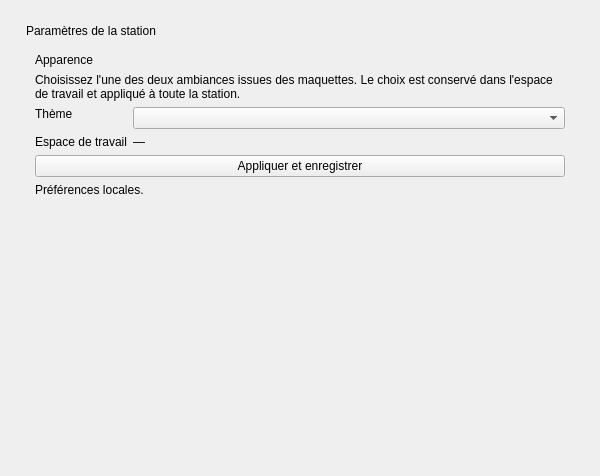
<?xml version="1.0" encoding="UTF-8"?>
<ui version="4.0">
 <class>SystemPage</class>
 <widget class="QWidget" name="SystemPage"><layout class="QVBoxLayout" name="pageLayout" stretch="1"><property name="spacing"><number>16</number></property>
  <property name="leftMargin"><number>26</number></property><property name="topMargin"><number>24</number></property><property name="rightMargin"><number>26</number></property><property name="bottomMargin"><number>24</number></property>
  <item><widget class="QStackedWidget" name="sectionsStack">
   <widget class="QWidget" name="settingsSection"><layout class="QVBoxLayout" name="settingsLayout" stretch="0,0,1">
    <property name="leftMargin"><number>0</number></property><property name="topMargin"><number>0</number></property><property name="rightMargin"><number>0</number></property><property name="bottomMargin"><number>0</number></property>
    <item><widget class="QLabel" name="settingsHeading"><property name="sizePolicy"><sizepolicy hsizetype="Preferred" vsizetype="Maximum"><horstretch>0</horstretch><verstretch>0</verstretch></sizepolicy></property><property name="text"><string>Paramètres de la station</string></property><property name="role" stdset="0"><string>pageTitle</string></property><property name="wordWrap"><bool>true</bool></property></widget></item>
    <item><widget class="QFrame" name="appearancePanel"><property name="panel" stdset="0"><bool>true</bool></property><layout class="QVBoxLayout" name="appearanceLayout">
     <item><widget class="QLabel" name="appearanceHeading"><property name="sizePolicy"><sizepolicy hsizetype="Preferred" vsizetype="Maximum"><horstretch>0</horstretch><verstretch>0</verstretch></sizepolicy></property><property name="text"><string>Apparence</string></property><property name="role" stdset="0"><string>sectionTitle</string></property><property name="wordWrap"><bool>true</bool></property></widget></item>
     <item><widget class="QLabel" name="appearanceDescription"><property name="sizePolicy"><sizepolicy hsizetype="Preferred" vsizetype="Maximum"><horstretch>0</horstretch><verstretch>0</verstretch></sizepolicy></property><property name="text"><string>Choisissez l'une des deux ambiances issues des maquettes. Le choix est conservé dans l'espace de travail et appliqué à toute la station.</string></property><property name="wordWrap"><bool>true</bool></property></widget></item>
     <item><layout class="QFormLayout" name="settingsForm"><item row="0" column="0"><widget class="QLabel" name="themeLabel"><property name="sizePolicy"><sizepolicy hsizetype="Preferred" vsizetype="Maximum"><horstretch>0</horstretch><verstretch>0</verstretch></sizepolicy></property><property name="text"><string>Thème</string></property><property name="wordWrap"><bool>true</bool></property></widget></item><item row="0" column="1"><widget class="QComboBox" name="themeCombo"/></item><item row="1" column="0"><widget class="QLabel" name="workspaceTitleLabel"><property name="sizePolicy"><sizepolicy hsizetype="Preferred" vsizetype="Maximum"><horstretch>0</horstretch><verstretch>0</verstretch></sizepolicy></property><property name="text"><string>Espace de travail</string></property><property name="wordWrap"><bool>true</bool></property></widget></item><item row="1" column="1"><widget class="QLabel" name="workspacePathLabel"><property name="sizePolicy"><sizepolicy hsizetype="Preferred" vsizetype="Maximum"><horstretch>0</horstretch><verstretch>0</verstretch></sizepolicy></property><property name="text"><string>—</string></property><property name="wordWrap"><bool>true</bool></property><property name="textInteractionFlags"><set>Qt::TextSelectableByMouse</set></property></widget></item></layout></item>
     <item><widget class="QPushButton" name="saveSettingsButton"><property name="text"><string>Appliquer et enregistrer</string></property><property name="role" stdset="0"><string>primary</string></property></widget></item>
     <item><widget class="QLabel" name="settingsStatusLabel"><property name="sizePolicy"><sizepolicy hsizetype="Preferred" vsizetype="Maximum"><horstretch>0</horstretch><verstretch>0</verstretch></sizepolicy></property><property name="text"><string>Préférences locales.</string></property><property name="wordWrap"><bool>true</bool></property></widget></item>
    </layout></widget></item>
    <item><spacer name="settingsSpacer"><property name="orientation"><enum>Qt::Vertical</enum></property><property name="sizeHint"><size><width>20</width><height>40</height></size></property></spacer></item>
   </layout></widget>
   <widget class="QWidget" name="hardwareSection"><layout class="QVBoxLayout" name="hardwareLayout" stretch="0,0,0,1">
    <property name="leftMargin"><number>0</number></property><property name="topMargin"><number>0</number></property><property name="rightMargin"><number>0</number></property><property name="bottomMargin"><number>0</number></property>
    <item><layout class="QHBoxLayout" name="hardwareHeader"><item><widget class="QLabel" name="hardwareHeading"><property name="sizePolicy"><sizepolicy hsizetype="Preferred" vsizetype="Maximum"><horstretch>0</horstretch><verstretch>0</verstretch></sizepolicy></property><property name="text"><string>Matériel du cartographe</string></property><property name="role" stdset="0"><string>pageTitle</string></property><property name="wordWrap"><bool>true</bool></property></widget></item><item><spacer name="hardwareSpacer"><property name="orientation"><enum>Qt::Horizontal</enum></property><property name="sizeHint"><size><width>40</width><height>20</height></size></property></spacer></item><item><widget class="QPushButton" name="refreshHardwareButton"><property name="text"><string>Actualiser la nomenclature</string></property></widget></item></layout></item>
    <item><widget class="QLabel" name="hardwareSourceLabel"><property name="sizePolicy"><sizepolicy hsizetype="Preferred" vsizetype="Maximum"><horstretch>0</horstretch><verstretch>0</verstretch></sizepolicy></property><property name="text"><string>Nomenclature de définition du prototype. La présence dans la BOM ne démontre ni disponibilité physique, ni connexion, ni qualification matérielle.</string></property><property name="wordWrap"><bool>true</bool></property></widget></item>
    <item><layout class="QHBoxLayout" name="hardwareFilters"><item><widget class="QLineEdit" name="hardwareSearchEdit"><property name="placeholderText"><string>Rechercher un composant, une référence, une réserve…</string></property><property name="clearButtonEnabled"><bool>true</bool></property></widget></item><item><widget class="QComboBox" name="hardwareSubsystemCombo"/></item></layout></item>
    <item><widget class="QSplitter" name="hardwareSplitter"><property name="orientation"><enum>Qt::Horizontal</enum></property>
     <widget class="QFrame" name="hardwareListPanel"><property name="panel" stdset="0"><bool>true</bool></property><layout class="QVBoxLayout" name="hardwareListLayout" stretch="0,1"><item><widget class="QLabel" name="hardwareCountLabel"><property name="sizePolicy"><sizepolicy hsizetype="Preferred" vsizetype="Maximum"><horstretch>0</horstretch><verstretch>0</verstretch></sizepolicy></property><property name="text"><string>Composants</string></property><property name="wordWrap"><bool>true</bool></property></widget></item><item><widget class="QTableWidget" name="hardwareTable"><property name="editTriggers"><set>QAbstractItemView::NoEditTriggers</set></property><property name="selectionMode"><enum>QAbstractItemView::SingleSelection</enum></property><property name="selectionBehavior"><enum>QAbstractItemView::SelectRows</enum></property><column><property name="text"><string>Composant</string></property></column><column><property name="text"><string>Sous-système</string></property></column><column><property name="text"><string>Quantité</string></property></column><column><property name="text"><string>Statut documentaire</string></property></column></widget></item></layout></widget>
     <widget class="QFrame" name="hardwareDetailPanel"><property name="panel" stdset="0"><bool>true</bool></property><property name="minimumSize"><size><width>300</width><height>0</height></size></property><layout class="QVBoxLayout" name="hardwareDetailLayout" stretch="0,1"><item><widget class="QLabel" name="hardwareDetailTitle"><property name="sizePolicy"><sizepolicy hsizetype="Preferred" vsizetype="Maximum"><horstretch>0</horstretch><verstretch>0</verstretch></sizepolicy></property><property name="text"><string>Détail du composant</string></property><property name="role" stdset="0"><string>sectionTitle</string></property><property name="wordWrap"><bool>true</bool></property></widget></item><item><widget class="QPlainTextEdit" name="hardwareDetailEdit"><property name="readOnly"><bool>true</bool></property><property name="placeholderText"><string>Sélectionnez un composant.</string></property></widget></item></layout></widget>
    </widget></item>
   </layout></widget>
   <widget class="QWidget" name="diagnosticsSection"><layout class="QVBoxLayout" name="diagnosticsLayout" stretch="0,0,1">
    <property name="leftMargin"><number>0</number></property><property name="topMargin"><number>0</number></property><property name="rightMargin"><number>0</number></property><property name="bottomMargin"><number>0</number></property>
    <item><layout class="QHBoxLayout" name="diagnosticsHeader"><item><widget class="QLabel" name="diagnosticsHeading"><property name="sizePolicy"><sizepolicy hsizetype="Preferred" vsizetype="Maximum"><horstretch>0</horstretch><verstretch>0</verstretch></sizepolicy></property><property name="text"><string>Diagnostics</string></property><property name="role" stdset="0"><string>pageTitle</string></property><property name="wordWrap"><bool>true</bool></property></widget></item><item><widget class="QPushButton" name="refreshDiagnosticsButton"><property name="text"><string>Actualiser les observations</string></property></widget></item></layout></item>
    <item><widget class="QLabel" name="diagnosticsDescription"><property name="sizePolicy"><sizepolicy hsizetype="Preferred" vsizetype="Maximum"><horstretch>0</horstretch><verstretch>0</verstretch></sizepolicy></property><property name="text"><string>État observé des services locaux et de leurs sources. Ce contrôle logiciel ne qualifie ni le drone ni ses équipements.</string></property><property name="wordWrap"><bool>true</bool></property></widget></item>
    <item><widget class="QFrame" name="diagnosticsPanel"><property name="panel" stdset="0"><bool>true</bool></property><layout class="QVBoxLayout" name="diagnosticsPanelLayout" stretch="1,0"><item><widget class="QTableWidget" name="diagnosticsTable"><property name="editTriggers"><set>QAbstractItemView::NoEditTriggers</set></property><column><property name="text"><string>Service / source</string></property></column><column><property name="text"><string>Observation</string></property></column></widget></item><item><widget class="QPlainTextEdit" name="diagnosticsMessagesEdit"><property name="readOnly"><bool>true</bool></property><property name="maximumSize"><size><width>16777215</width><height>150</height></size></property></widget></item></layout></widget></item>
   </layout></widget>
   <widget class="QWidget" name="maintenanceSection"><layout class="QVBoxLayout" name="maintenanceLayout" stretch="0,0,1,0,0">
    <property name="leftMargin"><number>0</number></property><property name="topMargin"><number>0</number></property><property name="rightMargin"><number>0</number></property><property name="bottomMargin"><number>0</number></property>
    <item><widget class="QLabel" name="maintenanceHeading"><property name="sizePolicy"><sizepolicy hsizetype="Preferred" vsizetype="Maximum"><horstretch>0</horstretch><verstretch>0</verstretch></sizepolicy></property><property name="text"><string>Maintenance et réserves matérielles</string></property><property name="role" stdset="0"><string>pageTitle</string></property><property name="wordWrap"><bool>true</bool></property></widget></item>
    <item><widget class="QLabel" name="maintenanceDescription"><property name="sizePolicy"><sizepolicy hsizetype="Preferred" vsizetype="Maximum"><horstretch>0</horstretch><verstretch>0</verstretch></sizepolicy></property><property name="text"><string>Réserves de la nomenclature à examiner avant intégration physique. Aucun entretien réalisé, compteur de vol ou remplacement n'est déduit de ces données documentaires.</string></property><property name="wordWrap"><bool>true</bool></property></widget></item>
    <item><widget class="QFrame" name="maintenancePanel"><property name="panel" stdset="0"><bool>true</bool></property><layout class="QVBoxLayout" name="maintenancePanelLayout" stretch="0,1"><item><widget class="QLabel" name="maintenanceCountLabel"><property name="sizePolicy"><sizepolicy hsizetype="Preferred" vsizetype="Maximum"><horstretch>0</horstretch><verstretch>0</verstretch></sizepolicy></property><property name="text"><string>Réserves documentaires</string></property><property name="wordWrap"><bool>true</bool></property></widget></item><item><widget class="QTableWidget" name="maintenanceTable"><property name="editTriggers"><set>QAbstractItemView::NoEditTriggers</set></property><property name="selectionBehavior"><enum>QAbstractItemView::SelectRows</enum></property><column><property name="text"><string>Composant</string></property></column><column><property name="text"><string>Réserve / contrôle demandé</string></property></column></widget></item></layout></widget></item>
    <item><widget class="QLabel" name="maintenanceFutureLabel"><property name="sizePolicy"><sizepolicy hsizetype="Preferred" vsizetype="Maximum"><horstretch>0</horstretch><verstretch>0</verstretch></sizepolicy></property><property name="text"><string>Le suivi de maintenance opérationnel nécessite l'inventaire des lots, leurs numéros de série, un historique d'utilisation et des procédures validées. Cette capacité reste planifiée.</string></property><property name="wordWrap"><bool>true</bool></property></widget></item>
    <item><widget class="QPushButton" name="recordMaintenanceButton"><property name="text"><string>Consigner une opération matérielle · Planifié</string></property><property name="enabled"><bool>false</bool></property></widget></item>
   </layout></widget>
  </widget></item>
 </layout></widget>
 <resources/>
 <connections/>
</ui>
